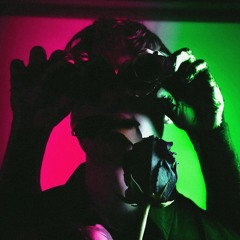
#> input picture Python/Lab4/test.jpg, 240 x 240 px
$ python image_processor_4.py
#> lines starting #> are read from the running program, lines starting #| are printed output that depends on the picture; after the words box and inside, x2 and y2 are one past the last pixel; in counts of white or black regions, pixels touching at a corner belong together
import cv2
import os
import matplotlib.pyplot as plt

class ImageTiler:
    def __init__(self, path):
#> called with path = 'test.jpg'
        self.image = cv2.imread(path)
#> self.image is the input picture: shape (240, 240, 3); mean B, G, R 34.2, 46.9, 43.3
        if self.image is None:
            raise RuntimeError("Error: Could not open or find the image!")

        if not os.path.exists('saved_patches'):
            os.makedirs('saved_patches')

    def split_into_tiles(self, tile_height, tile_width):
#> called with tile_height = 75, tile_width = 100
        canvas = self.image.copy()
        rows, cols = self.image.shape[:2]
#> rows = 240; cols = 240

        for y in range(0, rows - tile_height + 1, tile_height):
            for x in range(0, cols - tile_width + 1, tile_width):

                tile = self.image[y:y + tile_height, x:x + tile_width]

                file_name = f"saved_patches/tile_{y}_{x}.jpg"
                cv2.imwrite(file_name, tile)

                cv2.rectangle(canvas, (x, y), (x + tile_width, y + tile_height), (0, 255, 0), 2)
#> this loop made 3 passes
#> pass 1, in split_into_tiles, `cv2.imwrite(file_name, tile)`:
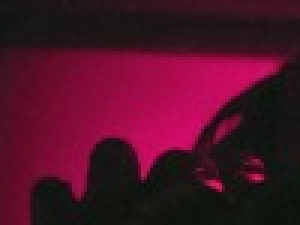
#> saved as tile_0_0.jpg: shape (75, 100, 3) (shown 3 times larger); mean B, G, R 38.6, 16.9, 76.4
#> pass 1, in split_into_tiles, `cv2.imwrite(file_name, tile)`:
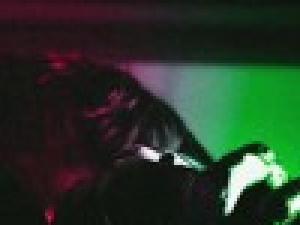
#> saved as tile_0_100.jpg: shape (75, 100, 3) (shown 3 times larger); mean B, G, R 39, 55.2, 38.3
#> pass 2, in split_into_tiles, `cv2.imwrite(file_name, tile)`:
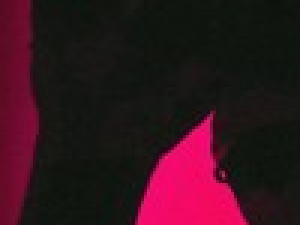
#> saved as tile_75_0.jpg: shape (75, 100, 3) (shown 3 times larger); mean B, G, R 29, 19.1, 51.5
#> pass 2, in split_into_tiles, `cv2.imwrite(file_name, tile)`:
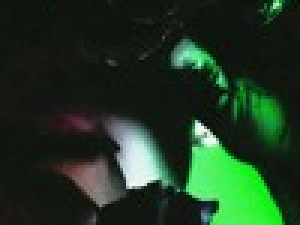
#> saved as tile_75_100.jpg: shape (75, 100, 3) (shown 3 times larger); mean B, G, R 34.1, 55.6, 31.5
#> after the loop:
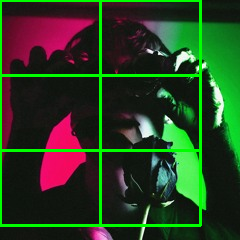
#> canvas: shape (240, 240, 3); 6.86% of pixels changed, all inside (x1, y1, x2, y2) = (0, 0, 202, 227)

        canvas_rgb = cv2.cvtColor(canvas, cv2.COLOR_BGR2RGB)
        plt.figure(figsize=(12, 8))
        plt.imshow(canvas_rgb)
        plt.title("Tiling Result (Grid)")
        plt.axis('off')
        plt.show()

        print("Tiling complete. Check 'saved_patches' folder.")

    def __del__(self):
        print("Resources cleared.")

try:
    tiler = ImageTiler("test.jpg")
    tiler.split_into_tiles(75, 100)
except Exception as e:
    print(e)
